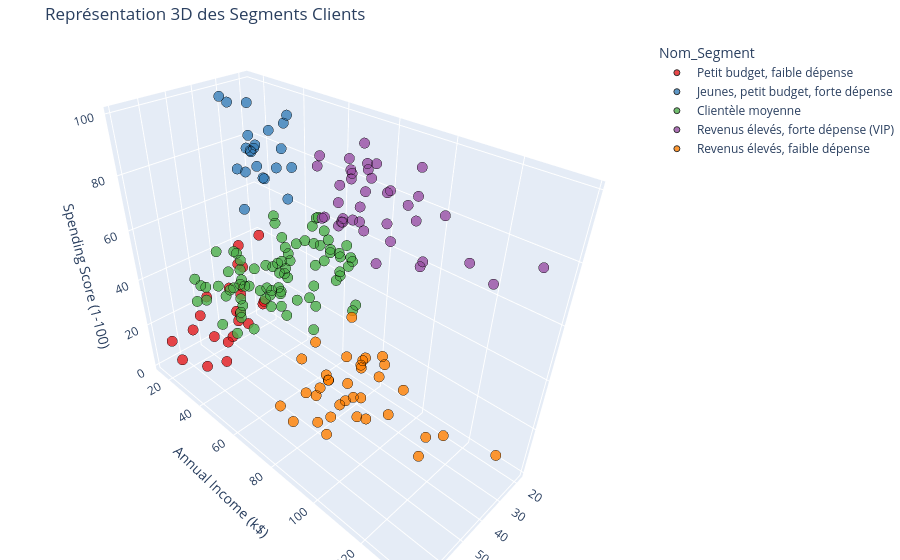

Here is the notebook cell this chart was saved with:
### Code cell
# Création du graphique 3D interactif avec Plotly
fig = px.scatter_3d(
    df, 
    x='Age', 
    y='Annual Income (k$)', 
    z='Spending Score (1-100)',
    color='Nom_Segment', # Couleur par segment
    color_discrete_sequence=px.colors.qualitative.Set1, # Palette de couleurs
    opacity=0.8,
    title='Représentation 3D des Segments Clients'
)

# Personnalisation de la taille et affichage
fig.update_traces(marker=dict(size=6, line=dict(width=1, color='Black')))
fig.update_layout(margin=dict(l=0, r=0, b=0, t=40))

# Affichage dans le notebook
fig.show()

### Figure 1 — Plotly figure (JSON) as saved in the notebook; plotly's stock layout.template omitted (floating-point values rounded to 4 significant figures)
{"data": [{"hovertemplate": "Nom_Segment=Petit budget, faible dépense<br>Age=%{x}<br>Annual Income (k$)=%{y}<br>Spending Score (1-100)=%{z}<extra></extra>", "legendgroup": "Petit budget, faible dépense", "marker": {"color": "rgb(228,26,28)", "line": {"color": "Black", "width": 1}, "opacity": 0.8, "size": 6, "symbol": "circle"}, "mode": "markers", "name": "Petit budget, faible dépense", "scene": "scene", "showlegend": true, "type": "scatter3d", "x": [19, 20, 31, 35, 64, 67, 58, 37, 35, 52, 35, 46, 54, 45, 40, 60, 53, 49, 42, 36, 65, 48, 49], "y": [15, 16, 17, 18, 19, 19, 20, 20, 21, 23, 24, 25, 28, 28, 29, 30, 33, 33, 34, 37, 38, 39, 39], "z": [39, 6, 40, 6, 3, 14, 15, 13, 35, 29, 35, 5, 14, 32, 31, 4, 4, 14, 17, 26, 35, 36, 28]}, {"hovertemplate": "Nom_Segment=Jeunes, petit budget, forte dépense<br>Age=%{x}<br>Annual Income (k$)=%{y}<br>Spending Score (1-100)=%{z}<extra></extra>", "legendgroup": "Jeunes, petit budget, forte dépense", "marker": {"color": "rgb(55,126,184)", "line": {"color": "Black", "width": 1}, "opacity": 0.8, "size": 6, "symbol": "circle"}, "mode": "markers", "name": "Jeunes, petit budget, forte dépense", "scene": "scene", "showlegend": true, "type": "scatter3d", "x": [21, 23, 22, 23, 30, 35, 24, 22, 20, 35, 25, 31, 29, 35, 23, 21, 18, 21, 30, 20, 24, 24], "y": [15, 16, 17, 18, 19, 19, 20, 20, 21, 23, 24, 25, 28, 28, 29, 30, 33, 33, 34, 37, 38, 39], "z": [81, 77, 76, 94, 72, 99, 77, 79, 66, 98, 73, 73, 82, 61, 87, 73, 92, 81, 73, 75, 92, 65]}, {"hovertemplate": "Nom_Segment=Clientèle moyenne<br>Age=%{x}<br>Annual Income (k$)=%{y}<br>Spending Score (1-100)=%{z}<extra></extra>", "legendgroup": "Clientèle moyenne", "marker": {"color": "rgb(77,175,74)", "line": {"color": "Black", "width": 1}, "opacity": 0.8, "size": 6, "symbol": "circle"}, "mode": "markers", "name": "Clientèle moyenne", "scene": "scene", "showlegend": true, "type": "scatter3d", "x": [31, 50, 27, 29, 31, 49, 33, 31, 59, 50, 47, 51, 69, 27, 53, 70, 19, 67, 54, 63, 18, 43, 68, 19, 32, 70, 47, 60, 60, 59, 26, 45, 40, 23, 49, 57, 38, 67, 46, 21, 48, 55, 22, 34, 50, 68, 18, 48, 40, 32, 24, 47, 27, 48, 20, 23, 49, 67, 26, 49, 21, 66, 54, 68, 66, 65, 19, 38, 19, 18, 19, 63, 49, 51, 50, 27, 38, 40, 43, 25, 28], "y": [39, 40, 40, 40, 40, 42, 42, 43, 43, 43, 43, 44, 44, 46, 46, 46, 46, 47, 47, 48, 48, 48, 48, 48, 48, 49, 49, 50, 50, 54, 54, 54, 54, 54, 54, 54, 54, 54, 54, 54, 54, 57, 57, 58, 58, 59, 59, 60, 60, 60, 60, 60, 60, 61, 61, 62, 62, 62, 62, 62, 62, 63, 63, 63, 63, 63, 63, 64, 64, 65, 65, 65, 65, 67, 67, 67, 67, 69, 71, 72, 76], "z": [61, 55, 47, 42, 42, 52, 60, 54, 60, 45, 41, 50, 46, 51, 46, 56, 55, 52, 59, 51, 59, 50, 48, 59, 47, 55, 42, 49, 56, 47, 54, 53, 48, 52, 42, 51, 55, 41, 44, 57, 46, 58, 55, 60, 46, 55, 41, 49, 40, 42, 52, 47, 50, 42, 49, 41, 48, 59, 55, 56, 42, 50, 46, 43, 48, 52, 54, 42, 46, 48, 50, 43, 59, 43, 57, 56, 40, 58, 35, 34, 40]}, {"hovertemplate": "Nom_Segment=Revenus élevés, forte dépense (VIP)<br>Age=%{x}<br>Annual Income (k$)=%{y}<br>Spending Score (1-100)=%{z}<extra></extra>", "legendgroup": "Revenus élevés, forte dépense (VIP)", "marker": {"color": "rgb(152,78,163)", "line": {"color": "Black", "width": 1}, "opacity": 0.8, "size": 6, "symbol": "circle"}, "mode": "markers", "name": "Revenus élevés, forte dépense (VIP)", "scene": "scene", "showlegend": true, "type": "scatter3d", "x": [39, 31, 40, 38, 39, 31, 29, 32, 35, 32, 32, 28, 32, 34, 39, 38, 27, 30, 30, 29, 31, 36, 33, 32, 28, 36, 30, 27, 35, 32, 29, 30, 28, 36, 32, 38, 35, 32, 30], "y": [69, 70, 71, 71, 71, 72, 73, 73, 74, 75, 76, 77, 77, 78, 78, 78, 78, 78, 78, 79, 81, 85, 86, 87, 87, 87, 88, 88, 93, 97, 98, 99, 101, 103, 103, 113, 120, 126, 137], "z": [91, 77, 95, 75, 75, 71, 88, 73, 72, 93, 87, 97, 74, 90, 88, 76, 89, 78, 73, 83, 93, 75, 95, 63, 75, 92, 86, 69, 90, 86, 88, 97, 68, 85, 69, 91, 79, 74, 83]}, {"hovertemplate": "Nom_Segment=Revenus élevés, faible dépense<br>Age=%{x}<br>Annual Income (k$)=%{y}<br>Spending Score (1-100)=%{z}<extra></extra>", "legendgroup": "Revenus élevés, faible dépense", "marker": {"color": "rgb(255,127,0)", "line": {"color": "Black", "width": 1}, "opacity": 0.8, "size": 6, "symbol": "circle"}, "mode": "markers", "name": "Revenus élevés, faible dépense", "scene": "scene", "showlegend": true, "type": "scatter3d", "x": [23, 59, 47, 20, 44, 19, 57, 25, 48, 34, 43, 44, 47, 37, 34, 56, 19, 50, 42, 36, 40, 36, 52, 58, 59, 37, 46, 41, 54, 41, 34, 33, 47, 45, 32], "y": [70, 71, 71, 73, 73, 74, 75, 77, 77, 78, 78, 78, 78, 78, 78, 79, 81, 85, 86, 87, 87, 87, 88, 88, 93, 97, 98, 99, 101, 103, 103, 113, 120, 126, 137], "z": [29, 11, 9, 5, 7, 10, 5, 12, 36, 22, 17, 20, 16, 1, 1, 35, 5, 26, 20, 27, 13, 10, 13, 15, 14, 32, 15, 39, 24, 17, 23, 8, 16, 28, 18]}], "layout": {"legend": {"title": {"text": "Nom_Segment"}, "tracegroupgap": 0}, "margin": {"b": 0, "l": 0, "r": 0, "t": 40}, "scene": {"domain": {"x": [0, 1], "y": [0, 1]}, "xaxis": {"title": {"text": "Age"}}, "yaxis": {"title": {"text": "Annual Income (k$)"}}, "zaxis": {"title": {"text": "Spending Score (1-100)"}}}, "title": {"text": "Représentation 3D des Segments Clients"}}}
